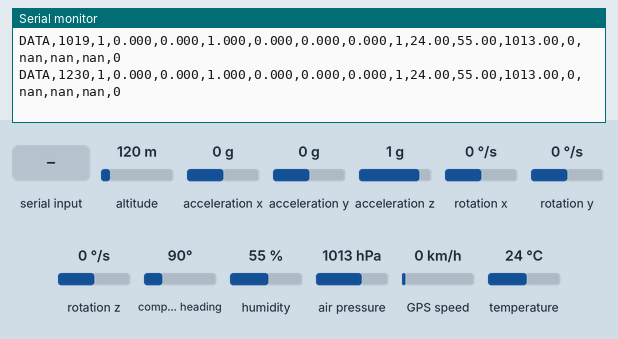
Recording of a sketch running on a simulated ESP32-S3. Shown: the last lines printed to the serial monitor. Wiring (inferred from the names in the program): MPU-6050 motion sensor at I2C address 0x68. The test bench sets the inputs (shaded band); at power-on: altitude 120 m, acceleration x 0 g, acceleration y 0 g, acceleration z 1 g, rotation x 0 °/s, rotation y 0 °/s, rotation z 0 °/s, compass heading 90°, humidity 55 %, air pressure 1013 hPa, GPS speed 0 km/h, temperature 24 °C. The GPS gets a fix after 3 s at 37.7749, -122.4194 with 8 satellites.

Above: at 1.4 s.
1.5 s: altitude set to 20 m
At 3.4 s:
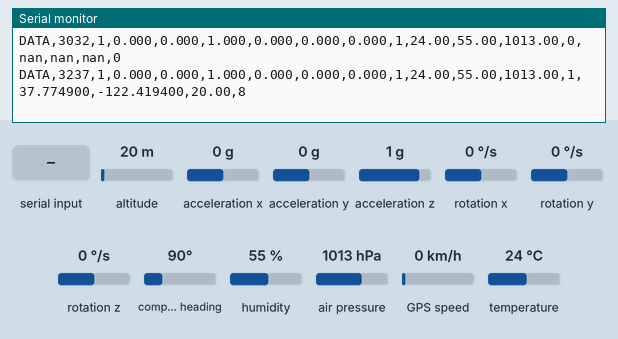
4.9 s: "ICanDo1\n" received over the second serial link
At 5.8 s:
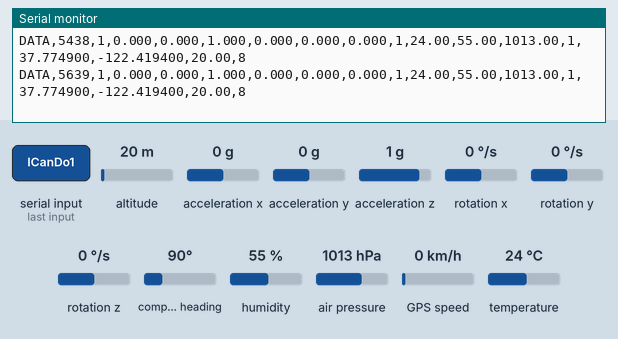
6.4 s: acceleration x set to -1.4 g
At 6.4 s:
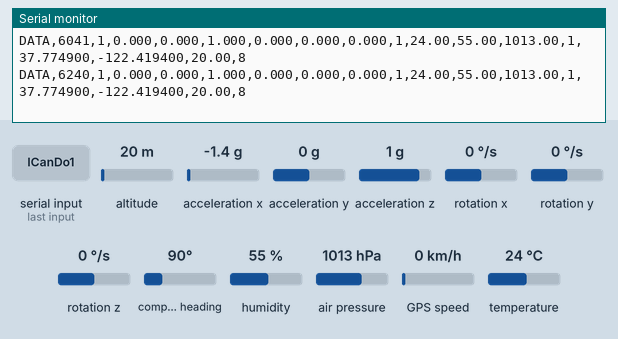
7.9 s: acceleration y set to -1.4 g
At 8.01 s:
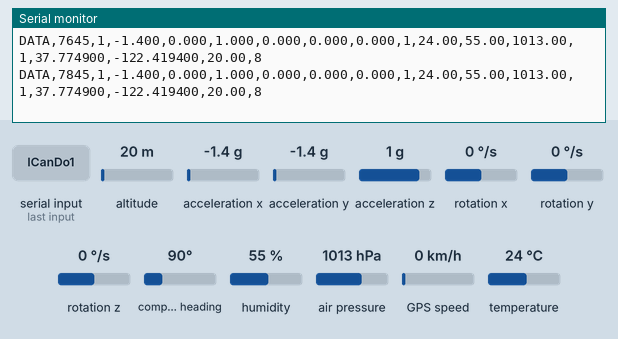
9.4 s: "ICanDo2\n" received over the second serial link
At 9.81 s:
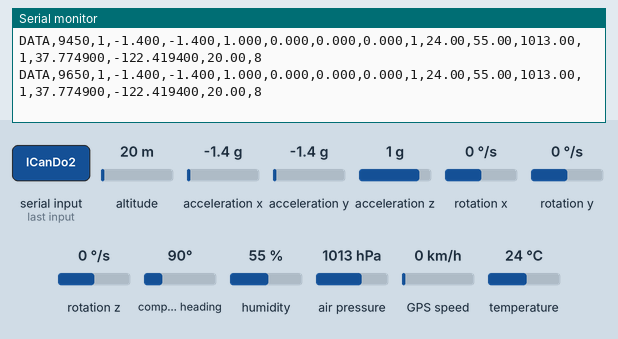
10.9 s: acceleration z set to -1.4 g
At 11.01 s:
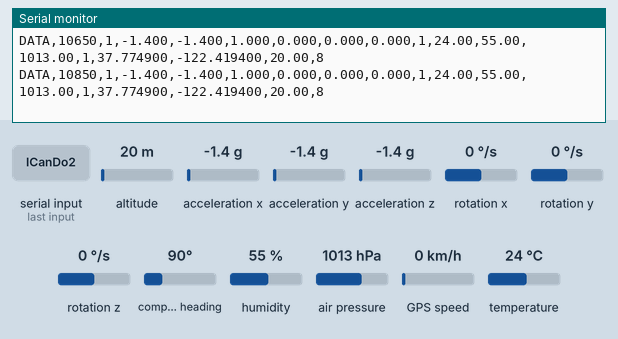

The sketch:

OpenCanSat.ino
```cpp
/*
  OpenCanSat - ESP32-S3 Wi-Fi Web Telemetry

  Phone: connect to Wi-Fi "ICanDo<device-number>" / "cbsh@CS1", then open:
         http://opencansat.local/
  Fallback (if .local is unsupported): http://192.168.4.1/

  Hardware:
    MPU6050 + BME280: SDA GPIO8, SCL GPIO9
    NEO-6M: GPS TX -> ESP GPIO44 (RX), GPS RX <- ESP GPIO43 (TX)

  Arduino libraries:
    ESP32 Arduino core (includes WiFi, WebServer, Wire, HardwareSerial)
    Adafruit BME280 Library + dependencies
    TinyGPSPlus

  USB CDC On Boot: Enabled for native USB Serial on ESP32-S3.
  No internet, router, external ground-station Python, or onboard SD required.
  Browser CSV capture lives on the phone until downloaded; not persistent
  inside the satellite. Data missed outside RAM buffer cannot be recovered.
*/

#include <Arduino.h>
#include <WiFi.h>
#include <WebServer.h>
#include <ESPmDNS.h>
#include <Wire.h>
#include <HardwareSerial.h>
#include <Adafruit_BME280.h>
#include <TinyGPSPlus.h>
#include <math.h>

// Change these credentials before using the device outside a controlled test.
// Each ESP32-S3 gets a numeric SSID suffix derived from its chip MAC.
// Set AP_NUMBER_OVERRIDE to 1 for "ICanDo1", 2 for "ICanDo2", etc.
// Leave it at 0 to generate a device-specific number automatically.
constexpr uint32_t AP_NUMBER_OVERRIDE = 0;
constexpr char AP_PASSWORD[] = "cbsh@CS1";  // 8 characters (WPA2 minimum)
String apSsid;
constexpr char MDNS_HOSTNAME[] = "opencansat"; // Accessible as opencansat.local if mDNS supported
constexpr uint8_t AP_CHANNEL = 6;

constexpr int SDA_PIN = 8;
constexpr int SCL_PIN = 9;
constexpr int GPS_RX_PIN = 44; // ESP RX <- GPS TX
constexpr int GPS_TX_PIN = 43; // ESP TX -> GPS RX
constexpr uint8_t MPU_ADDR = 0x68;

constexpr uint32_t SERIAL_BAUD = 115200;
constexpr uint32_t GPS_BAUD = 9600;
constexpr uint32_t SAMPLE_MS = 200;          // 5 samples per second
constexpr uint32_t GPS_VALID_AGE_MS = 5000;
constexpr uint16_t HISTORY_CAPACITY = 256; // ~51 seconds at 5 Hz (RAM only)
constexpr uint16_t API_BATCH_SIZE = 24;

WebServer server(80);
Adafruit_BME280 bme;
TinyGPSPlus gps;
HardwareSerial gpsSerial(1);

bool mpuFound = false;
bool bmeFound = false;
bool apReady = false;

struct Sample {
  uint32_t seq = 0;
  uint32_t ms = 0;
  bool mpuOk = false;
  bool bmeOk = false;
  bool gpsFix = false;
  float ax = NAN, ay = NAN, az = NAN;   // g
  float gx = NAN, gy = NAN, gz = NAN;   // deg/s
  float temp = NAN, humidity = NAN, pressure = NAN; // C, %, hPa
  double lat = NAN, lon = NAN;
  float gpsAlt = NAN;                    // m
  uint32_t satellites = 0;
};

Sample history[HISTORY_CAPACITY];
uint32_t currentSeq = 0;
uint32_t lastSampleMs = 0;

bool writeMpuRegister(uint8_t reg, uint8_t value) {
  Wire.beginTransmission(MPU_ADDR);
  Wire.write(reg);
  Wire.write(value);
  return Wire.endTransmission() == 0;
}

bool initMpu() {
  Wire.beginTransmission(MPU_ADDR);
  if (Wire.endTransmission() != 0) return false;
  return writeMpuRegister(0x6B, 0x00) && // wake up
         writeMpuRegister(0x1B, 0x00) && // gyro +/-250 deg/s
         writeMpuRegister(0x1C, 0x00);   // accel +/-2 g
}

void readMpu(Sample &s) {
  if (!mpuFound) return;
  Wire.beginTransmission(MPU_ADDR);
  Wire.write(0x3B);
  if (Wire.endTransmission(false) != 0) return;
  if (Wire.requestFrom(MPU_ADDR, (uint8_t)14) != 14) return;

  const int16_t ax = (int16_t)((Wire.read() << 8) | Wire.read());
  const int16_t ay = (int16_t)((Wire.read() << 8) | Wire.read());
  const int16_t az = (int16_t)((Wire.read() << 8) | Wire.read());
  Wire.read(); Wire.read(); // skip MPU temperature
  const int16_t gx = (int16_t)((Wire.read() << 8) | Wire.read());
  const int16_t gy = (int16_t)((Wire.read() << 8) | Wire.read());
  const int16_t gz = (int16_t)((Wire.read() << 8) | Wire.read());

  s.ax = ax / 16384.0f;
  s.ay = ay / 16384.0f;
  s.az = az / 16384.0f;
  s.gx = gx / 131.0f;
  s.gy = gy / 131.0f;
  s.gz = gz / 131.0f;
  s.mpuOk = true;
}

void printSerialData(const Sample &s) {
  // DATA,device_ms,mpu_ok,ax_g,ay_g,az_g,gx_dps,gy_dps,gz_dps,
  // bme_ok,temp_c,humidity_pct,pressure_hpa,gps_fix,latitude,longitude,
  // gps_altitude_m,satellites
  Serial.printf(
    "DATA,%lu,%u,%.3f,%.3f,%.3f,%.3f,%.3f,%.3f,%u,%.2f,%.2f,%.2f,%u,%.6f,%.6f,%.2f,%lu\n",
    (unsigned long)s.ms, (unsigned)s.mpuOk,
    s.ax, s.ay, s.az, s.gx, s.gy, s.gz,
    (unsigned)s.bmeOk, s.temp, s.humidity, s.pressure,
    (unsigned)s.gpsFix, s.lat, s.lon, s.gpsAlt,
    (unsigned long)s.satellites
  );
}

void takeSample() {
  Sample s;
  s.seq = ++currentSeq;
  s.ms = millis();
  readMpu(s);

  if (bmeFound) {
    s.temp = bme.readTemperature();
    s.humidity = bme.readHumidity();
    s.pressure = bme.readPressure() / 100.0f;
    s.bmeOk = isfinite(s.temp) && isfinite(s.humidity) && isfinite(s.pressure);
    if (!s.bmeOk) s.temp = s.humidity = s.pressure = NAN;
  }

  s.gpsFix = gps.location.isValid() && gps.location.age() < GPS_VALID_AGE_MS;
  if (s.gpsFix) {
    s.lat = gps.location.lat();
    s.lon = gps.location.lng();
    if (gps.altitude.isValid() && gps.altitude.age() < GPS_VALID_AGE_MS) {
      s.gpsAlt = gps.altitude.meters();
    }
  }
  if (gps.satellites.isValid() && gps.satellites.age() < GPS_VALID_AGE_MS) {
    s.satellites = gps.satellites.value();
  }

  history[s.seq % HISTORY_CAPACITY] = s;
  printSerialData(s);
}

void appendFloat(String &out, double value, unsigned decimals) {
  if (isfinite(value)) out += String(value, decimals);
  else out += F("null");
}

void appendJsonSample(String &json, const Sample &s) {
  json += F("{\"seq\":"); json += s.seq;
  json += F(",\"device_ms\":"); json += s.ms;
  json += F(",\"mpu_ok\":"); json += (s.mpuOk ? '1' : '0');
  json += F(",\"ax_g\":"); appendFloat(json, s.ax, 3);
  json += F(",\"ay_g\":"); appendFloat(json, s.ay, 3);
  json += F(",\"az_g\":"); appendFloat(json, s.az, 3);
  json += F(",\"gx_dps\":"); appendFloat(json, s.gx, 3);
  json += F(",\"gy_dps\":"); appendFloat(json, s.gy, 3);
  json += F(",\"gz_dps\":"); appendFloat(json, s.gz, 3);
  json += F(",\"bme_ok\":"); json += (s.bmeOk ? '1' : '0');
  json += F(",\"temp_c\":"); appendFloat(json, s.temp, 2);
  json += F(",\"humidity_pct\":"); appendFloat(json, s.humidity, 2);
  json += F(",\"pressure_hpa\":"); appendFloat(json, s.pressure, 2);
  json += F(",\"gps_fix\":"); json += (s.gpsFix ? '1' : '0');
  json += F(",\"latitude\":"); appendFloat(json, s.lat, 6);
  json += F(",\"longitude\":"); appendFloat(json, s.lon, 6);
  json += F(",\"gps_altitude_m\":"); appendFloat(json, s.gpsAlt, 2);
  json += F(",\"satellites\":"); json += s.satellites;
  json += '}';
}

// A minimal onboard site. The eventual full phone ground station can use
// GET /api/telemetry?after=<sequence> without changing the sensor code.
const char PHONE_PAGE[] PROGMEM = R"HTML(
<!doctype html>
<html lang="en">
<head>
<meta charset="utf-8"><meta name="viewport" content="width=device-width,initial-scale=1">
<title>OpenCanSat | Ground Station</title>
<style>
:root{color-scheme:dark;font-family:system-ui,-apple-system,sans-serif;background:#0d1320;color:#f0f4ff}
*{box-sizing:border-box}body{margin:0 auto;max-width:760px;padding:22px 16px}
header{display:flex;justify-content:space-between;align-items:center;gap:12px}
h1{margin:0;font-size:25px}.sub{color:#94a7c3;font-size:13px;margin:7px 0 24px}
#link{border:1px solid #52647e;border-radius:30px;padding:7px 11px;font-size:12px;white-space:nowrap}
.grid{display:grid;grid-template-columns:repeat(2,minmax(0,1fr));gap:10px}
.card{border:1px solid #26354b;background:#151f30;border-radius:13px;padding:15px}
.card label{display:block;color:#9fb1ca;font-size:12px;margin-bottom:6px}
.card strong{font-size:24px;font-variant-numeric:tabular-nums;overflow-wrap:anywhere}
.full{grid-column:1/-1}h2{font-size:15px;margin:24px 0 12px}
button{background:#dbe7ff;color:#0c192e;border:0;border-radius:9px;font-weight:700;padding:12px 14px;margin:6px 8px 0 0}
button.secondary{background:#26354b;color:white}
#log{background:#08101d;border:1px solid #26354b;border-radius:10px;padding:12px;height:160px;overflow:auto;font:12px/1.6 ui-monospace,monospace;white-space:pre-wrap}
.note{font-size:12px;color:#91a5c3;line-height:1.5}
</style>
</head>
<body>
<header><h1>OpenCanSat</h1><span id="link">CONNECTING...</span></header>
<p class="sub">opencansat.local · 5 Hz · no internet required</p>
<div class="grid">
<div class="card"><label>Temperature</label><strong id="temp">--</strong></div>
<div class="card"><label>Humidity</label><strong id="hum">--</strong></div>
<div class="card"><label>Pressure</label><strong id="pres">--</strong></div>
<div class="card"><label>GPS altitude</label><strong id="alt">--</strong></div>
<div class="card"><label>Acceleration XYZ (g)</label><strong id="acc" style="font-size:17px">--</strong></div>
<div class="card"><label>Gyro XYZ (deg/s)</label><strong id="gyro" style="font-size:17px">--</strong></div>
<div class="card full"><label>GPS</label><strong id="gps" style="font-size:17px">Waiting for fix</strong></div>
<div class="card"><label>Sensor status</label><strong id="sensors" style="font-size:16px">--</strong></div>
<div class="card"><label>Samples collected by phone</label><strong id="count">0</strong></div>
</div>
<h2>Phone-side CSV recording</h2>
<button id="download">Download CSV</button><button class="secondary" id="clear">Clear phone data</button>
<p class="note">Samples are held in this browser tab and are saved to your phone only when you tap Download CSV. Keep this page open during the test. Up to ~51 seconds of recent samples are buffered in satellite RAM to bridge short disconnections; this is not permanent storage.</p>
<h2>Connection log</h2><div id="log"></div>
<script>
const keys=['device_ms','mpu_ok','ax_g','ay_g','az_g','gx_dps','gy_dps','gz_dps','bme_ok','temp_c','humidity_pct','pressure_hpa','gps_fix','latitude','longitude','gps_altitude_m','satellites'];
const rows=[];let lastSeq=0,busy=false,lastConnected=0;
const el=id=>document.getElementById(id);
function log(message){const box=el('log');box.textContent='['+new Date().toLocaleTimeString()+'] '+message+'\n'+box.textContent.slice(0,4000)}
function fmt(v,d=2){return v===null||v===undefined?'--':Number(v).toFixed(d)}
function display(s){
 el('temp').textContent=fmt(s.temp_c)+' °C';el('hum').textContent=fmt(s.humidity_pct)+' %';
 el('pres').textContent=fmt(s.pressure_hpa)+' hPa';el('alt').textContent=fmt(s.gps_altitude_m)+' m';
 el('acc').textContent=[s.ax_g,s.ay_g,s.az_g].map(v=>fmt(v,3)).join(' / ');
 el('gyro').textContent=[s.gx_dps,s.gy_dps,s.gz_dps].map(v=>fmt(v,2)).join(' / ');
 el('gps').textContent=s.gps_fix?fmt(s.latitude,6)+', '+fmt(s.longitude,6)+' · '+s.satellites+' sats':'Waiting for GPS fix · '+s.satellites+' sats';
 el('sensors').textContent='MPU '+(s.mpu_ok?'OK':'ERR')+' · BME '+(s.bme_ok?'OK':'ERR');
 el('count').textContent=rows.length;
}
async function poll(){
 if(busy)return;busy=true;
 try{
  const response=await fetch('/api/telemetry?after='+lastSeq,{cache:'no-store'});
  if(!response.ok)throw Error('HTTP '+response.status);
  const packet=await response.json();
  if(lastSeq&&packet.oldest_seq>lastSeq+1){log('WARNING: '+(packet.oldest_seq-lastSeq-1)+' older samples lost from buffer');lastSeq=packet.oldest_seq-1}
  for(const s of packet.samples){
   if(s.seq<=lastSeq)continue;
   const stamp=new Date().toISOString();rows.push([stamp,...keys.map(k=>s[k]??'')]);
   lastSeq=s.seq;display(s);
  }
  if(!lastConnected)log('Connected to satellite web telemetry');
  lastConnected=Date.now();el('link').textContent='LIVE · '+lastSeq;
 }catch(e){el('link').textContent='SIGNAL LOST';if(lastConnected&&Date.now()-lastConnected>2000){log('Connection interrupted');lastConnected=0}}
 finally{busy=false}
}
function cell(v){let s=String(v??'');return /[",\n\r]/.test(s)?'"'+s.replace(/"/g,'""')+'"':s}
el('download').onclick=()=>{
 const csv=[['received_at_utc',...keys],...rows].map(r=>r.map(cell).join(',')).join('\r\n')+'\r\n';
 const blob=new Blob([csv],{type:'text/csv;charset=utf-8'});
 const url=URL.createObjectURL(blob);const a=document.createElement('a');a.href=url;
 a.download='OpenCanSat_'+new Date().toISOString().replace(/[:.]/g,'-')+'.csv';
 document.body.appendChild(a);a.click();a.remove();setTimeout(()=>URL.revokeObjectURL(url),1000);
 log('CSV download requested ('+rows.length+' rows)');
};
el('clear').onclick=()=>{if(confirm('Discard phone-side samples?')){rows.length=0;el('count').textContent='0';log('Phone-side CSV cleared')}};
setInterval(poll,250);poll();
</script>
</body>
</html>
)HTML";

void handleRoot() {
  server.sendHeader("Cache-Control", "no-store");
  server.send(200, "text/html; charset=utf-8", FPSTR(PHONE_PAGE));
}

void handleTelemetry() {
  const String afterStr = server.arg("after");
  const uint32_t requestedAfter = afterStr.length() ? (uint32_t)strtoul(afterStr.c_str(), nullptr, 10) : 0;
  const uint32_t oldest = currentSeq >= HISTORY_CAPACITY
                         ? currentSeq - HISTORY_CAPACITY + 1 : (currentSeq ? 1 : 0);
  uint32_t next = requestedAfter + 1;
  if (next < oldest || requestedAfter > currentSeq) next = oldest;

  String json;
  json.reserve(6500);
  json += F("{\"latest_seq\":"); json += currentSeq;
  json += F(",\"oldest_seq\":"); json += oldest;
  json += F(",\"samples\":[");
  uint16_t count = 0;
  while (next <= currentSeq && count < API_BATCH_SIZE) {
    if (count) json += ',';
    appendJsonSample(json, history[next % HISTORY_CAPACITY]);
    ++next;
    ++count;
  }
  json += F("]}");
  server.sendHeader("Cache-Control", "no-store");
  server.send(200, "application/json", json);
}

void setup() {
  Serial.begin(SERIAL_BAUD);
  delay(200);
  Serial.println("INFO,OpenCanSat boot");

  Wire.begin(SDA_PIN, SCL_PIN);
  Wire.setClock(100000);
  Wire.setTimeOut(50);
  gpsSerial.begin(GPS_BAUD, SERIAL_8N1, GPS_RX_PIN, GPS_TX_PIN);

  mpuFound = initMpu();
  bmeFound = bme.begin(0x76, &Wire);
  if (!bmeFound) bmeFound = bme.begin(0x77, &Wire);
  Serial.printf("INFO,MPU6050,%s\n", mpuFound ? "OK" : "NOT_FOUND");
  Serial.printf("INFO,BME280,%s\n", bmeFound ? "OK" : "NOT_FOUND");
  Serial.println("INFO,GPS,WAITING_FOR_FIX");

  // Build a numeric network name such as ICanDo123456.
  const uint32_t number = AP_NUMBER_OVERRIDE != 0
                            ? AP_NUMBER_OVERRIDE
                            : (uint32_t)(ESP.getEfuseMac() % 1000000ULL);
  apSsid = "ICanDo" + String(number);
  WiFi.mode(WIFI_AP);
  const IPAddress ip(192, 168, 4, 1);
  const IPAddress mask(255, 255, 255, 0);
  if (!WiFi.softAPConfig(ip, ip, mask)) {
    Serial.println("ERROR,WiFi_AP_IP_CONFIG_FAILED");
  }
  apReady = WiFi.softAP(apSsid.c_str(), AP_PASSWORD, AP_CHANNEL, 0, 4);
  if (apReady) {
    server.on("/", HTTP_GET, handleRoot);
    server.on("/api/telemetry", HTTP_GET, handleTelemetry);
    server.onNotFound([]() { server.send(404, "text/plain", "Not found"); });
    server.begin();
    // mDNS advertises opencansat.local on the local Wi-Fi network.
    // Some phones (especially Android variants) may not resolve .local.
    const bool mdnsReady = MDNS.begin(MDNS_HOSTNAME);
    if (mdnsReady) {
      MDNS.addService("http", "tcp", 80);
      Serial.println("INFO,MDNS_URL,http://opencansat.local/");
    } else {
      Serial.println("WARN,MDNS_START_FAILED_USE_IP");
    }
    Serial.printf("INFO,WIFI_AP,%s\n", apSsid.c_str());
    Serial.print("INFO,WEB_IP_URL,http://"); Serial.println(WiFi.softAPIP());
  } else {
    Serial.println("ERROR,WIFI_AP_START_FAILED");
  }
  Serial.println("INFO,TELEMETRY_RATE,5Hz");
  takeSample();
  lastSampleMs = millis();
}

void loop() {
  // Keep consuming GPS NMEA data even when no phone is connected.
  while (gpsSerial.available() > 0) {
    gps.encode((char)gpsSerial.read());
  }
  if (apReady) server.handleClient();

  const uint32_t now = millis();
  if (now - lastSampleMs >= SAMPLE_MS) {
    lastSampleMs = now;
    takeSample();
  }
  delay(1);
}
```

Measured:
- after the input at 1.5 s, the serial monitor: prints a new line after 0.94 s (image 1)
- after the input at 4.9 s, the serial monitor: prints a new line after 0.74 s (image 2)
- after the input at 9.4 s, the serial monitor: prints a new line after 0.26 s (image 5)
